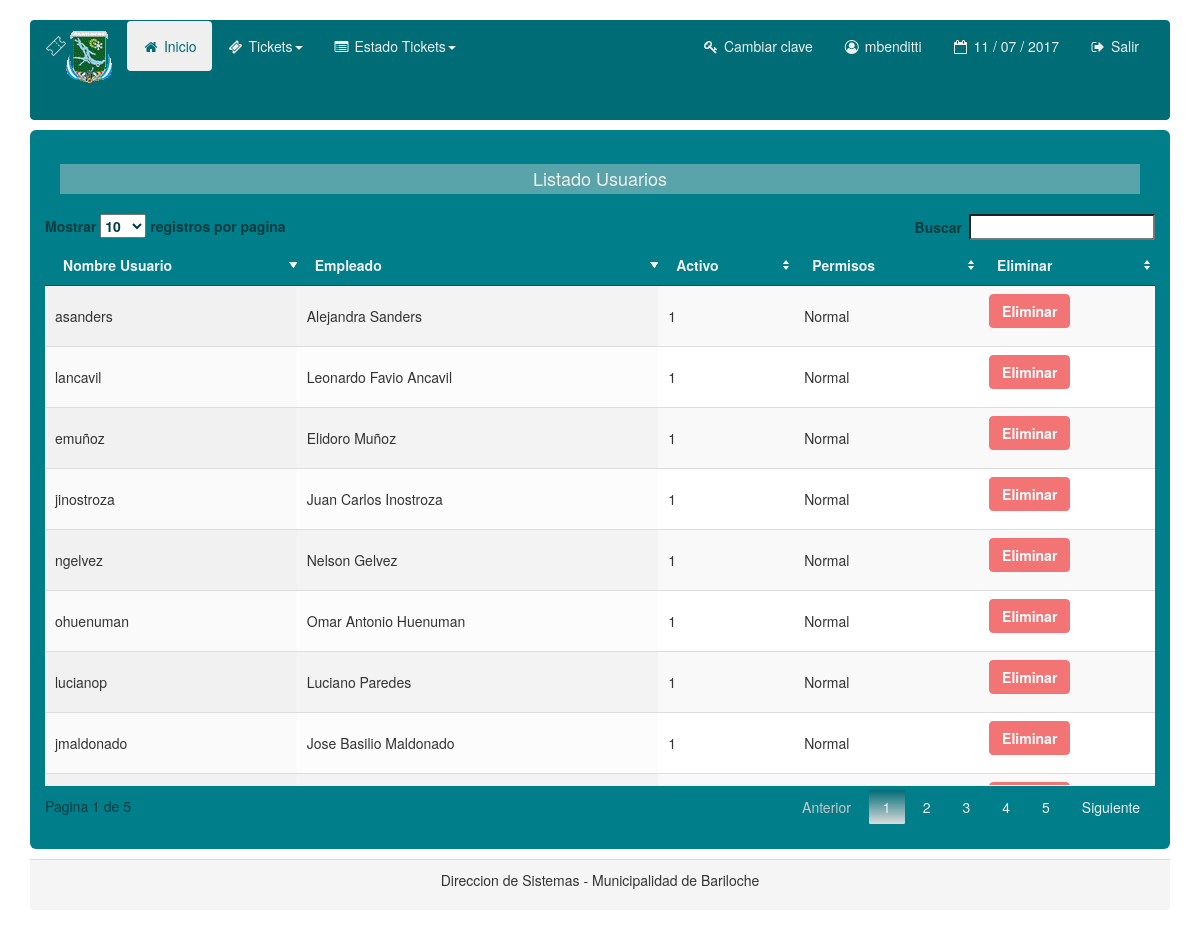
The app's page /TicketWeb/usuarios.php (signed in) with its own data.
### tables this page shows
CREATE TABLE `usuarios` (
  `id_usuario` int(11) NOT NULL,
  `nombre_usuario` varchar(15) NOT NULL,
  `contrasenia` varchar(36) DEFAULT NULL,
  `fk_empleado` int(11) NOT NULL,
  `activo` tinyint(1) NOT NULL,
  `fk_rol` int(11) NOT NULL,
  `id_extreme` varchar(180) DEFAULT NULL
);

### TicketWeb/usuarios.php (the view, shortened to what this page needs)
<?php
include('inc/config.php');
$link = mysqli_connect ($dbhost, $dbusername, $dbuserpass);
mysqli_select_db($link,$dbname) or die('No se puede seleccionar la base de datos');
$query = mysqli_query($link,"SELECT id_usuario,nombre_usuario, activo, fk_rol, CONCAT( nombre,  ' ', apellido ) AS empleado FROM usuarios u JOIN empleados e ON u.fk_empleado = e.id_empleado") or die(mysql_error());
?>
<!DOCTYPE html>
<html lang="en">
  <head>
    <link href="css/bootstrap.min.css" rel="stylesheet">
    <link href="css/bootstrap.css" rel="stylesheet">
		<link href="css/jquery.dataTables.min.css" rel="stylesheet">
  </head>
  <body>
    <div class="container">
    <br>
      <?php include('inc/menu.php'); ?>
      <div class="jumbotron">
			<h4 class="text-center bg-info">Listado Usuarios</h4>
		<div class="row">
              <table id ="example" class="display" cellspacing="0" width="100%">
                	<thead>
                    	<th> Nombre Usuario </th>
                      <th> Empleado </th>
                      <th> Activo </th>
                      <th> Permisos </th>
                      <?php if($_SESSION["permiso"] == 1){?> <th> Eliminar </th> <?php }?>
                    </thead>
                    <tbody>
                    	<?php while($usuario = mysqli_fetch_array($query)){ ?>
							<?php if($usuario['fk_rol'] == 1){ ?>
							<tr class="success">
								<td> <?php echo $usuario['nombre_usuario']; ?> </td>
								<td> <?php echo $usuario['empleado']; ?> </td>
								<td> <?php echo $usuario['activo']; ?> </td>
								<td> <?php if($usuario['fk_rol'] == 1){ echo "Administrador";}else{ echo "Normal";} ?> </td>
								 <?php if($_SESSION["permiso"] == 1){?>
								<td>  <a href="eliminar.php?id=<?php echo $usuario['id_usuario'];?>&tipo=usuario " role="button"  class="btn btn-primary btn-danger"> Eliminar </a></td>
								<?php }?>
							</tr>
							<?php }else{ ?>
							<tr class="info">
							  <td> <?php echo $usuario['nombre_usuario']; ?> </td>
							  <td> <?php echo $usuario['empleado']; ?> </td>
								<td> <?php echo $usuario['activo']; ?> </td>
							  <td> <?php if($usuario['fk_rol'] == 1){ echo "Administrador";}else{ echo "Normal";} ?> </td>
							   <?php if($_SESSION["permiso"] == 1){?>
							  <td>  <a href="eliminar.php?id=<?php echo $usuario['id_usuario'];?>&tipo=usuario " role="button"  class="btn btn-primary btn-danger"> Eliminar </a></td>
								<?php }?>
							</tr>
							<?php } ?>
                        <?php } ?>
                    </tbody>
				</table>
		</div>
  </div>
      <div class="panel-footer">
			<p class="text-center">Direccion de Sistemas - Municipalidad de Bariloche</p>
		</div>
    </div>
</html>

### TicketWeb/inc/menu.php (shortened to what this page needs)
<link href="css/font-awesome.css" rel="stylesheet">
<link href="css/font-awesome.min.css" rel="stylesheet">
<link href="css/bootstrap.css" rel="stylesheet">
<div class="navbar navbar-default" role="navigation">
	<div class="container-fluid">
	  <div class="navbar-header">
			<a class="navbar-brand" href="#"><p><img src="images/escudobrc.gif" alt="Municipalidad Bariloche" align="middle" style="margin:0px 0px 0px 20px"></p></a>
	  </div>
	  <div class="navbar-collapse collapse">
	  <ul class="nav navbar-nav">
			<li class="active"><a href="inicio.php"><i class="fa fa-home fa-fw"></i> Inicio</a></li>
			<li class="dropdown">
				<a class="dropdown-toggle" data-toggle="dropdown" href="#"><i class="fa fa-ticket fa-fw"></i> Tickets<span class="caret"></span></a>
			</li>
			<li class="dropdown">
				<a class="dropdown-toggle" data-toggle="dropdown" href="#"><i class="fa fa-list-alt fa-fw"></i> Estado Tickets<span class="caret"></span></a>
			</li>
	  </ul>
	  <ul class="nav navbar-nav navbar-right">
			<li><a href="form_cambiar_clave.php"><i class="fa fa-key fa-fw"></i> Cambiar clave </a></li>
			<li><a><i class="fa fa-user-circle-o fa-fw"></i> <?php echo $_SESSION['s_nombre_usuario']; ?> </a></li>
			<li><a><i class="fa fa-calendar-o fa-fw"></i>
			<?php
			echo date("d / m / Y");
			?></a></li>
			<li><a href="inc/cerrar.php"><i class="fa fa-sign-out fa-fw"></i> Salir</a></li>
	  </ul>
	  </div>
	</div>
</div>

### records on screen
usuarios: nombre_usuario "jmaldonado", empleado "Jose Basilio Maldonado", activo "1", shows "Normal"
usuarios: nombre_usuario "lucianop", empleado "Luciano Paredes", activo "1", shows "Normal"
usuarios: nombre_usuario "ohuenuman", empleado "Omar Antonio Huenuman", activo "1", shows "Normal"
usuarios: nombre_usuario "ngelvez", empleado "Nelson Gelvez", activo "1", shows "Normal"
usuarios: nombre_usuario "jinostroza", empleado "Juan Carlos Inostroza", activo "1", shows "Normal"
usuarios: nombre_usuario "emuñoz", empleado "Elidoro Muñoz", activo "1", shows "Normal"
usuarios: nombre_usuario "lancavil", empleado "Leonardo Favio Ancavil", activo "1", shows "Normal"
usuarios: nombre_usuario "asanders", empleado "Alejandra Sanders", activo "1", shows "Normal"

### other values on screen
$_SESSION['s_nombre_usuario'] "mbenditti"
